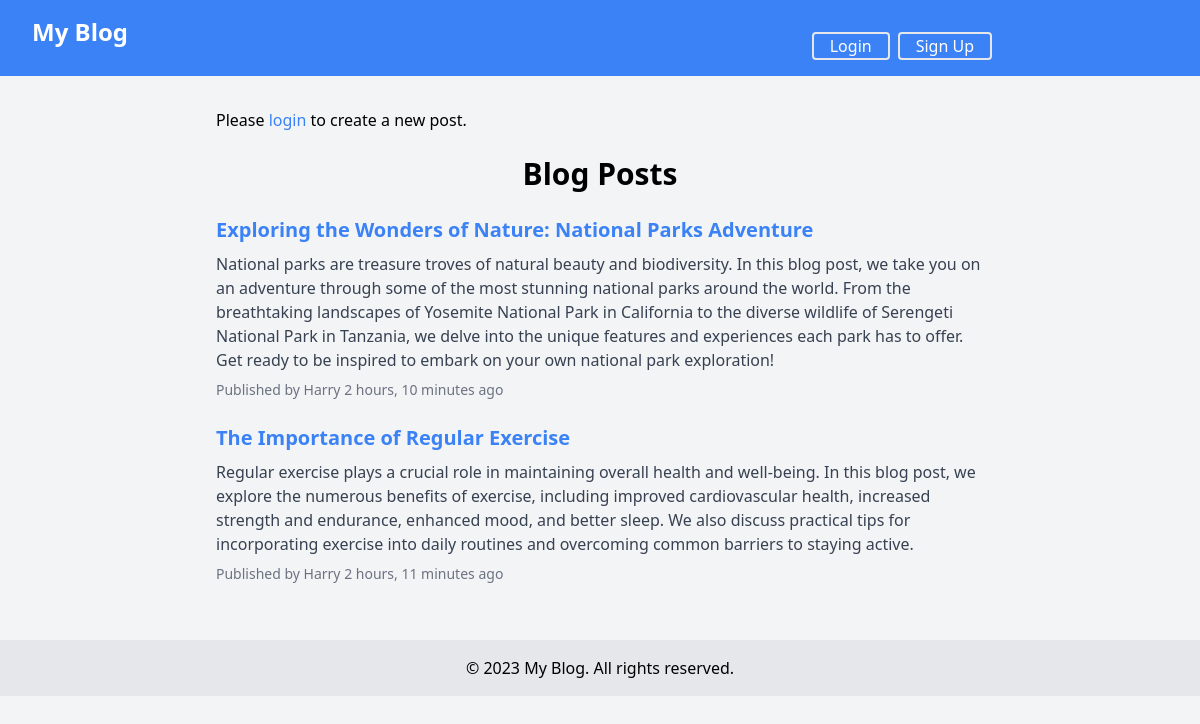
The app's page /, older data.
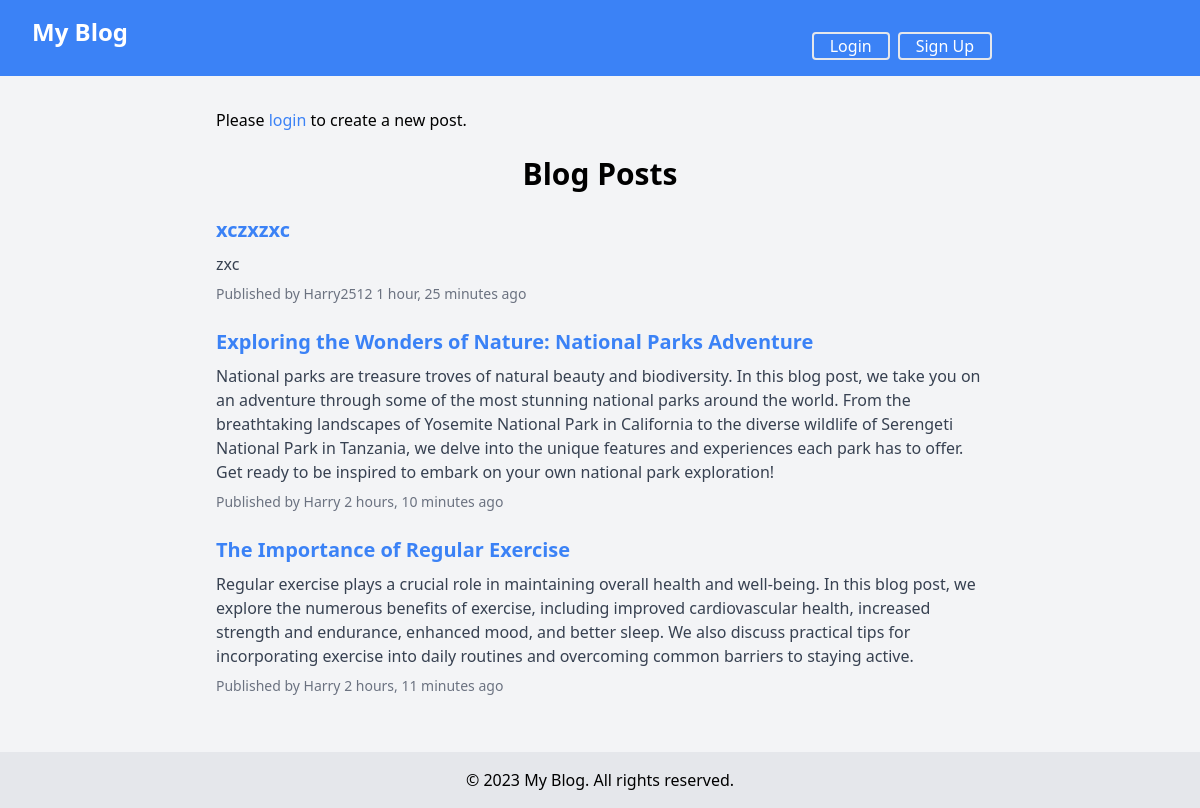
The same page, newer data.
### blog/models.py (models this page shows)
class BlogPost(models.Model):
    title = models.CharField(max_length=100)
    content = models.TextField()
    author = models.ForeignKey(User,on_delete=models.CASCADE)
    publication_date = models.DateTimeField(auto_now_add=True)

### blog/views.py (the view)
# urls.py: 2. Add a URL to urlpatterns:  path('', views.home, name='home')
def home(request):
    posts = BlogPost.objects.all()
    posts = BlogPost.objects.order_by('-publication_date')
    return render(request,'blog/home.html',{'posts': posts})

### blog/templates/blog/home.html
{% extends 'blog/base.html' %}
{% block content %}
  <div class="max-w-3xl mx-auto">
    {% if user.is_authenticated %}
      <a href="{% url 'create_post' %}" class="mb-6 inline-block px-4 py-2 bg-blue-500 text-white rounded hover:bg-blue-600">Create a New Post</a>
    {% else %}
      <p class="mb-6">Please <a href="{% url 'login' %}" class="text-blue-500 hover:underline">login</a> to create a new post.</p>
    {% endif %}
    <h1 class="text-3xl font-bold mb-6 flex justify-center">Blog Posts</h1>
    <ul>
      {% for post in posts %}
        <li class="mb-6">
          <h3 class="text-xl font-semibold mb-2"><a href="{% url 'view_post' post.id %}" class="text-blue-500 hover:underline">{{ post.title }}</a></h3>
          <p class="text-gray-700">{{ post.content }}</p>
          <p class="text-gray-500 text-sm mt-2">Published by {{ post.author.username }} {{ post.publication_date|timesince}} ago</p>
        </li>
      {% empty %}
      <div class="mt-4">
          <p class="text-gray-700">No blog posts available.</p>
      </div>
      {% endfor %}
    </ul>
  </div>
{% endblock %}

### blog/templates/blog/base.html (shortened to what this page needs)
<!DOCTYPE html>
<html lang="en">
<head>
    <link href="https://cdn.jsdelivr.net/npm/tailwindcss@2.2.19/dist/tailwind.min.css" rel="stylesheet">
</head>
<body class="bg-gray-100">
    <header class="bg-blue-500 py-4">
        <div class="container px-8 w-100 flex flex-row justify-between">
            <h1 class="text-white text-2xl font-bold"><a href="{% url 'home' %}">My Blog</a></h1>
            <nav class="mt-4 flex-end">
                {% if user.is_authenticated %}
                <div class="flex flex-row">
                    <div class="border-solid border-2 rounded pr-4 mr-2">
                        <a href="{% url 'create_post' %}" class="text-white ml-4">Create a Post</a>
                    </div>
                    <div class="border-solid border-2 rounded pr-4">
                        <a href="{% url 'logout' %}" class="text-white ml-4">Logout</a>
                    </div>
                </div>
                {% else %}
                <div class="flex flex-row">
                    <div class="border-solid border-2 rounded pr-4 mr-2">
                        <a href="{% url 'login' %}" class="text-white ml-4">Login</a>
                    </div>
                    <div class="border-solid border-2 rounded pr-4">
                        <a href="{% url 'signup' %}" class="text-white ml-4">Sign Up</a>
                    </div>
                </div>
                {% endif %}
            </nav>
        </div>
    </header>
    <div class="container mx-auto px-4 py-8">
        {% block content %}
        {% endblock %}
    </div>
    <footer class="bg-gray-200 py-4">
        <div class="container mx-auto px-4">
            <p class="text-center">© 2023 My Blog. All rights reserved.</p>
        </div>
    </footer>
</body>
</html>

Row changes from the older to the newer data that the page shows:
added BlogPost: title "xczxzxc", content "zxc", author.username "Harry2512", publication_date "1 hour, 25 minutes"
